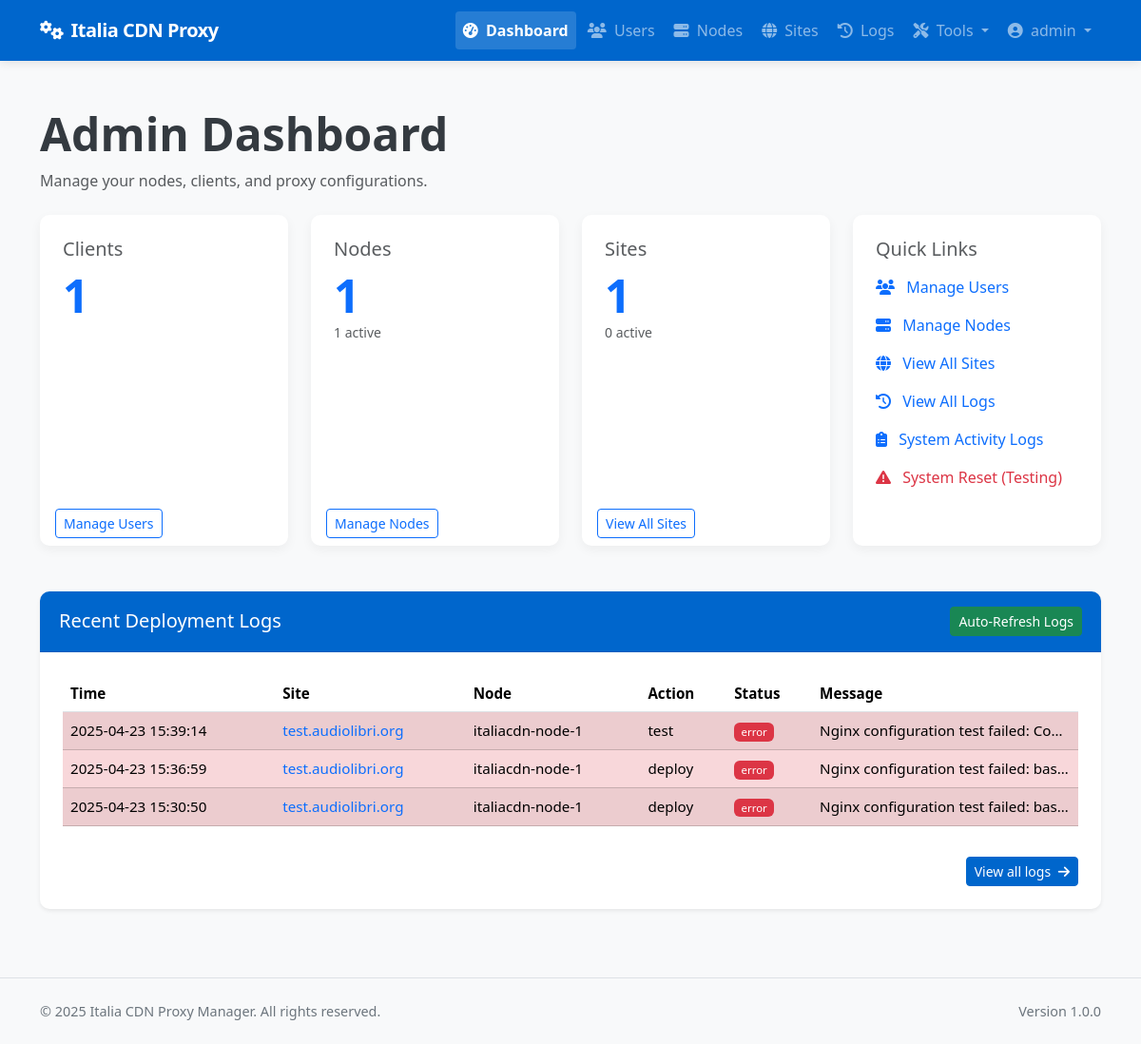
The app's page /admin/dashboard (signed in), older data.
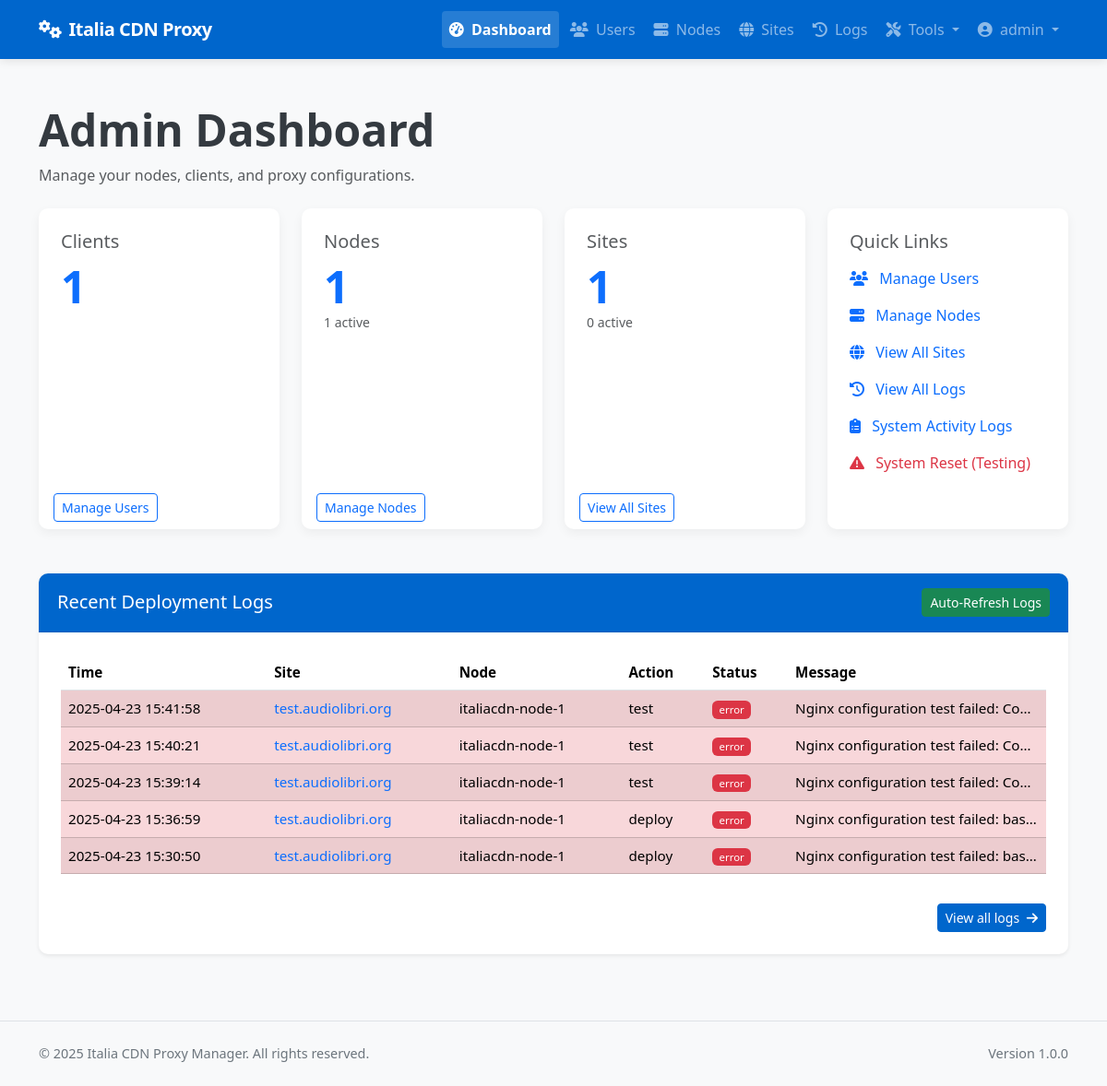
The same page, newer data.
### app/models/models.py (models this page shows, shortened)
class DeploymentLog(db.Model):
    __tablename__ = 'deployment_logs'
    id = db.Column(db.Integer, primary_key=True)
    site_id = db.Column(db.Integer, db.ForeignKey('sites.id'), nullable=False)
    node_id = db.Column(db.Integer, db.ForeignKey('nodes.id'), nullable=False)
    user_id = db.Column(db.Integer, db.ForeignKey('users.id'), nullable=True)  # Who performed the action
    action = db.Column(db.String(64), nullable=False)  # deploy, update, remove, ssl_renew, discovery, rollback
    status = db.Column(db.String(20), nullable=False)  # success, error
    message = db.Column(db.Text, nullable=True)
    created_at = db.Column(db.DateTime, default=datetime.utcnow)
    site = db.relationship('Site', backref=db.backref('deployment_logs', lazy='dynamic'))
    node = db.relationship('Node', backref=db.backref('deployment_logs', lazy='dynamic'))
    user = db.relationship('User', backref=db.backref('deployment_logs', lazy='dynamic'))

class Site(db.Model):
    __tablename__ = 'sites'
    id = db.Column(db.Integer, primary_key=True)
    name = db.Column(db.String(64), nullable=False)
    domain = db.Column(db.String(255), unique=True, nullable=False)
    protocol = db.Column(db.String(10), nullable=False, default='https')  # http or https
    origin_protocol = db.Column(db.String(10), nullable=False, default='http')  # http or https for origin
    origin_address = db.Column(db.String(255), nullable=False)  # Backend server address
    origin_port = db.Column(db.Integer, nullable=False)
    user_id = db.Column(db.Integer, db.ForeignKey('users.id'), nullable=True)  # Allow null for discovered sites
    is_active = db.Column(db.Boolean, default=True)
    is_blocked = db.Column(db.Boolean, default=False)
    is_discovered = db.Column(db.Boolean, default=False)  # Whether this site was discovered from node
    use_waf = db.Column(db.Boolean, default=False)
    force_https = db.Column(db.Boolean, default=True)  # New column to force HTTP to HTTPS redirect
    enable_cache = db.Column(db.Boolean, default=True)
    cache_time = db.Column(db.Integer, default=3600)  # Cache time in seconds, default 1 hour
    cache_static_time = db.Column(db.Integer, default=86400)  # Cache time for static assets in seconds, default 1 day
    custom_cache_rules = db.Column(db.Text, nullable=True)  # Custom cache rules in Nginx format
    cache_browser_time = db.Column(db.Integer, default=3600)  # Browser cache time in seconds, default 1 hour
    created_at = db.Column(db.DateTime, default=datetime.utcnow)
    updated_at = db.Column(db.DateTime, default=datetime.utcnow, onupdate=datetime.utcnow)
    custom_config = db.Column(db.Text, nullable=True)  # Additional Nginx configuration
    site_nodes = db.relationship('SiteNode', backref='site', lazy='dynamic')
    ssl_certificates = db.relationship('SSLCertificate', backref='site', lazy='dynamic')
    config_versions = db.relationship('ConfigVersion', backref='site', lazy='dynamic')

class Node(db.Model):
    __tablename__ = 'nodes'
    id = db.Column(db.Integer, primary_key=True)
    name = db.Column(db.String(64), unique=True, nullable=False)
    ip_address = db.Column(db.String(45), nullable=False)  # IPv4 or IPv6
    ssh_port = db.Column(db.Integer, default=22)
    ssh_user = db.Column(db.String(64), nullable=False)
    ssh_key_path = db.Column(db.String(256), nullable=True)  # Path to SSH key file
    ssh_password = db.Column(db.String(256), nullable=True)  # Encrypted password (if using password auth)
    is_active = db.Column(db.Boolean, default=True)
    is_discovered = db.Column(db.Boolean, default=False)  # Whether this node was discovered from YAML
    created_at = db.Column(db.DateTime, default=datetime.utcnow)
    updated_at = db.Column(db.DateTime, default=datetime.utcnow, onupdate=datetime.utcnow)
    nginx_config_path = db.Column(db.String(256), default='/etc/nginx/conf.d')
    nginx_reload_command = db.Column(db.String(256), default='sudo systemctl reload nginx')
    site_nodes = db.relationship('SiteNode', backref='node', lazy='dynamic')

### app/controllers/admin.py (the view)
@admin.route('/dashboard')
@login_required
@admin_required
def dashboard():
    user_count = User.query.filter_by(role='client').count()
    node_count = Node.query.count()
    active_node_count = Node.query.filter_by(is_active=True).count()
    site_count = Site.query.count()
    active_site_count = Site.query.filter_by(is_active=True).count()
    latest_logs = DeploymentLog.query.order_by(DeploymentLog.created_at.desc()).limit(10).all()
    return render_template('admin/dashboard.html',
                           user_count=user_count,
                           node_count=node_count,
                           active_node_count=active_node_count,
                           site_count=site_count,
                           active_site_count=active_site_count,
                           latest_logs=latest_logs)

### app/models/__init__.py (called while the page is built)
@login_manager.user_loader
def load_user(user_id):
    return User.query.get(int(user_id))

### app/models/models.py (called while the page is built)
    def is_admin(self):
        return self.role == 'admin'

### app/services/access_control.py (called while the page is built)
def admin_required(f):
    @wraps(f)
    def decorated_function(*args, **kwargs):
        if not current_user.is_admin():
            flash('You need admin privileges to access this page.', 'error')
            return abort(403)
        return f(*args, **kwargs)
    return decorated_function

### app/templates/admin/dashboard.html (shortened to what the changed rows need)
{% extends "base.html" %}
{% block content %}
<div class="container py-4">
    <div class="mb-4">
        <h1 class="display-5 fw-bold">Admin Dashboard</h1>
    </div>
    <div class="card shadow-sm mb-4">
        <div class="card-header bg-primary text-white d-flex justify-content-between align-items-center">
            <h2 class="card-title h5 mb-0">Recent Deployment Logs</h2>
        </div>
        <div class="card-body">
            {% if latest_logs %}
            <div class="table-responsive" id="logsTableContainer">
                <table class="table table-striped table-hover">
                    <thead>
                        <tr>
                            <th>Time</th>
                            <th>Site</th>
                            <th>Node</th>
                            <th>Action</th>
                            <th>Status</th>
                            <th>Message</th>
                        </tr>
                    </thead>
                    <tbody>
                        {% for log in latest_logs %}
                        <tr class="{% if log.status == 'error' %}table-danger{% endif %}">
                            <td>{{ log.created_at.strftime('%Y-%m-%d %H:%M:%S') }}</td>
                            <td>
                                <a href="{{ url_for('admin.view_site', site_id=log.site_id) }}" class="text-decoration-none">
                                    {{ log.site.domain }}
                                </a>
                            </td>
                            <td>{{ log.node.name }}</td>
                            <td>{{ log.action }}</td>
                            <td>
                                <span class="badge {% if log.status == 'success' %}bg-success
                                {% elif log.status == 'error' %}bg-danger
                                {% else %}bg-warning{% endif %}">
                                    {{ log.status }}
                                </span>
                            </td>
                            <td class="text-truncate" style="max-width: 200px;">{{ log.message }}</td>
                        </tr>
                        {% endfor %}
                    </tbody>
                </table>
            </div>
            {% else %}
            <div class="alert alert-info mb-0">
                <i class="fas fa-info-circle me-2"></i> No recent deployment logs found.
            </div>
            {% endif %}
        </div>
    </div>
</div>
{% endblock %}

Row changes from the older to the newer data that the page shows:
added DeploymentLog: created_at "2025-04-23 15:41:58", site.domain "test.audiolibri.org", node.name "italiacdn-node-1", action "test", status "error", message "Nginx configuration test failed: Co…"
added DeploymentLog: created_at "2025-04-23 15:40:21", site.domain "test.audiolibri.org", node.name "italiacdn-node-1", action "test", status "error", message "Nginx configuration test failed: Co…"
